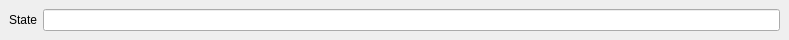
<?xml version="1.0" encoding="UTF-8"?>
<ui version="4.0">
 <class>MainWindow</class>
 <widget class="QMainWindow" name="MainWindow">
  <property name="geometry">
   <rect>
    <x>0</x>
    <y>0</y>
    <width>789</width>
    <height>38</height>
   </rect>
  </property>
  <property name="windowTitle">
   <string>MainWindow</string>
  </property>
  <widget class="QWidget" name="centralwidget">
   <layout class="QGridLayout" name="gridLayout">
    <item row="0" column="0">
     <layout class="QHBoxLayout" name="horizontalLayout">
      <item>
       <widget class="QLabel" name="label">
        <property name="text">
         <string>State</string>
        </property>
       </widget>
      </item>
      <item>
       <widget class="QLineEdit" name="lineEdit"/>
      </item>
     </layout>
    </item>
   </layout>
  </widget>
 </widget>
 <resources/>
 <connections/>
</ui>
